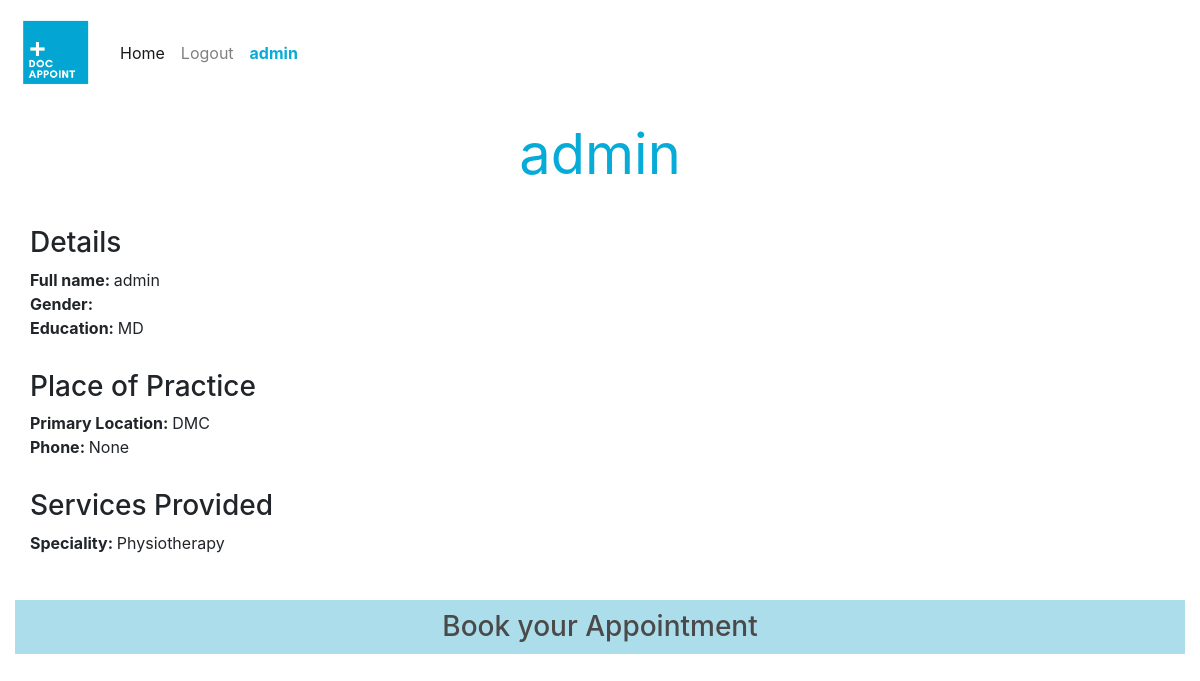
The page /book-appointment/5 (signed in) on the database its author committed.
### Doc_Appoint/models.py (models this page shows, shortened)
class User(AbstractUser):
    USER_REGISTER_TYPES = (
        ('PR', 'personal'),
        ('DR', 'doctor')
    )
    user_type = models.CharField(max_length=2, blank=True, choices=USER_REGISTER_TYPES)

class Doctor(models.Model):
    DOCTOR_GENDER = (
        ('M', 'male'),
        ('F', 'female')
    )
    doctor_name = models.ForeignKey('User', on_delete=models.CASCADE, related_name="doctor_name")
    services = models.CharField(max_length=100)
    experience = models.IntegerField()
    study = models.TextField()
    patient = models.ManyToManyField('Patient', blank=True, related_name="doctors_patients", default=[0])
    service_time_from = models.IntegerField(null=True)
    service_time_to = models.IntegerField(null=True)
    address = models.TextField()
    phone_number = models.CharField(max_length=12, blank=True, null=True)
    gender = models.CharField(max_length=1, blank=True, choices=DOCTOR_GENDER)

### Doc_Appoint/views.py (the view)
# urls.py: path("book-appointment/<int:doc_id>", views.book_appointment, name="book-appointment"),
@login_required
def book_appointment(request, doc_id):
    doc = Doctor.objects.get(id = doc_id)
    return render(request, "Doc_Appoint/book_appointment.html", {
        'doc': doc
    })

### Doc_Appoint/templates/Doc_Appoint/book_appointment.html
{% extends "Doc_Appoint/layout.html" %}
{% block body %}
    <div class="doc-name">
        <h2 class="lead display-4" style="font-weight: 400">{{doc.doctor_name.username}}</h2>
    </div>
    <div class="doc-details-container">
        <div class="doc-details">
            <div class="details-bg">
                <h3 style="font-weight: 500">Details</h3>
                <div><strong>Full name: </strong>{{doc.doctor_name.username}}</div>
                <div><strong>Gender: </strong>{{doc.gender}}</div>
                <div class="info"><strong>Education: </strong>{{doc.study}}</div>
            </div>
        </div>
        <div class="doc-details">
            <h3 style="font-weight: 500">Place of Practice</h3>
            <div class="info"><strong>Primary Location: </strong>{{doc.address}}</div>
            <div><strong>Phone: </strong>{{doc.phone_number}}</div>
        </div>
        <div class="doc-details">
            <h3 style="font-weight: 500">Services Provided</h3>
            <div><strong>Speciality: </strong>{{doc.services}}</div>
        </div>
    </div>
    <div class="doc-details">
        <div class="doc-book-app">
            <h3 style="font-weight: 500">Book your Appointment</h3>
        </div>
    </div>
{% endblock %}

### Doc_Appoint/templates/Doc_Appoint/layout.html (shortened to what this page needs)
{% load static %}
<!DOCTYPE html>
<html lang="en">
    <head>
      <link rel="stylesheet" href="https://stackpath.bootstrapcdn.com/bootstrap/4.4.1/css/bootstrap.min.css">
      <link href="{% static 'Doc_Appoint/styles.css' %}" rel="stylesheet" type="text/css">
      <link href="{% static 'Doc_Appoint/booking_styles.css' %}" rel="stylesheet" type="text/css">
      <link href="https://maxcdn.bootstrapcdn.com/font-awesome/4.7.0/css/font-awesome.min.css" rel="stylesheet"/>
    </head>
    <body>
      <nav class="navbar navbar-expand-lg navbar-light">
        <a class="navbar-brand" href="{% url 'index' %}">
          <img src="../../static/Doc_Appoint/Doc Appoint_logo_v2.png" width="80" height="80" alt="doc_appoint_logo">
        </a>
          <ul class="navbar-nav">
            <li class="nav-item active">
              <a class="nav-link" href="{% url 'index' %}">Home</a>
            </li>
            {% if user.is_authenticated %}
              <li class="nav-item">
                <a class="nav-link" href="{% url 'logout' %}">Logout</a>
              </li>
              <li class="nav-item">
                <a class="nav-link" href="{% url 'index' %}"><span style="color: #06acd7; font-weight: bold" >{{user.username}}</span></a>
              </li>
            {% endif %}
          </ul>
      </nav>
      <div class="body">
          {% block body %}
          {% endblock %}
      </div>
    </body>
</html>

### Doc_Appoint/static/Doc_Appoint/styles.css (style rules this page uses)
:root { --main-theme-color: #06acd7; --main-theme-button: #F39530; }
.info { width: 200px; }

### Doc_Appoint/static/Doc_Appoint/booking_styles.css (style rules this page uses)
:root { --main-theme-color: #06acd7; --main-theme-button: #F39530; }
.doc-details-container { padding: 15px; }
.doc-details { padding: 15px; }
.doc-name { text-align: center; margin: 15px 0 0 0; color: var(--main-theme-color) }
.doc-book-app { text-align: center; background-color: #acddea; color: rgb(74, 74, 74); }
.doc-book-app>h3 { padding: 10px; }

### rows shown on the page
User: username "admin"
Doctor: doctor_name.username "admin", study "MD", address "DMC", phone_number "None", services "Physiotherapy"
